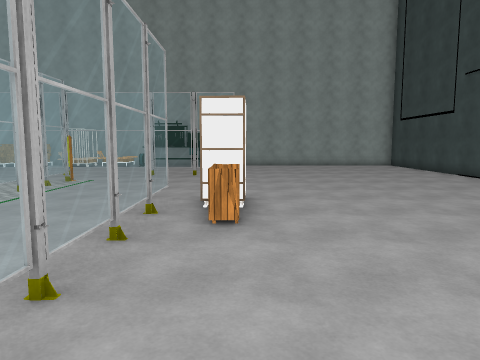
View 1 (above)

22 first-person views from a walk through a 3-D level made in the Unity game engine. The camera is 1.5 m above the floor, tilts 6° down and sees 70° across. The floor is counted in squares, 1 m on a side. Each view is taken from the middle of a square. On the plan, view 1 faces up. The plan holds only what a view shows up to about 16 squares ahead; the rest is blank. The place goes on beyond the plan. The player is left out. Some animated figures are left out. Door leaves are left out, so doorways stand open. Some surface patterns are stand-ins.

View 2
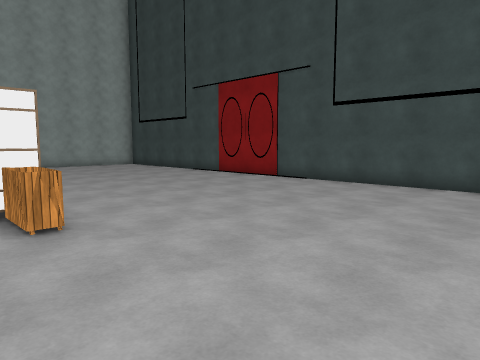

View 3
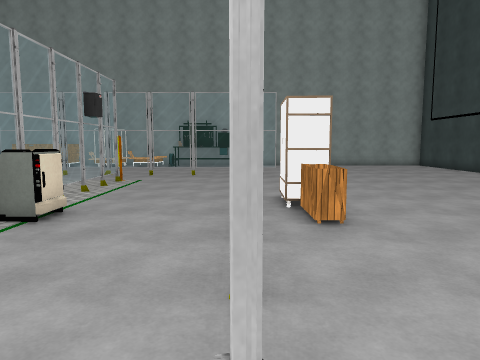

View 4
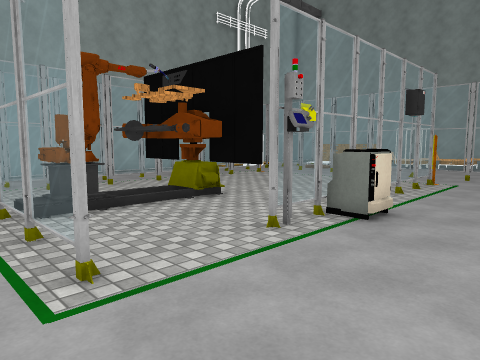

View 5
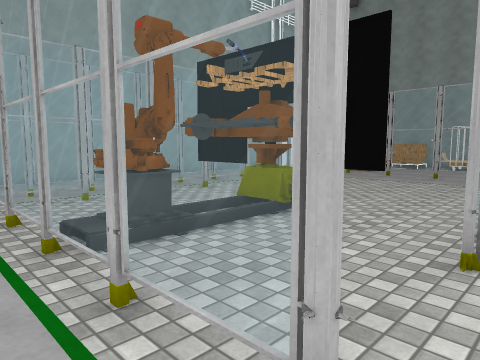

View 6
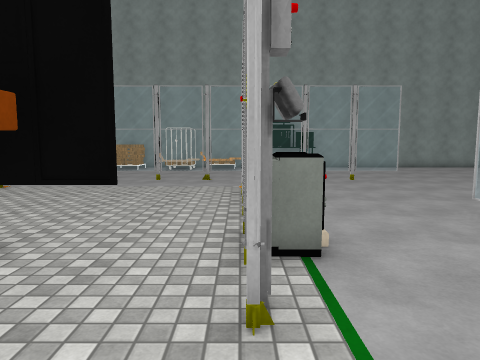

View 7
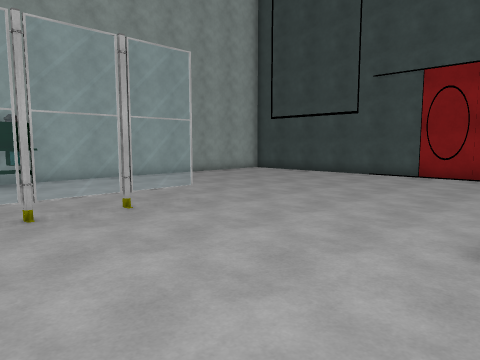

View 8
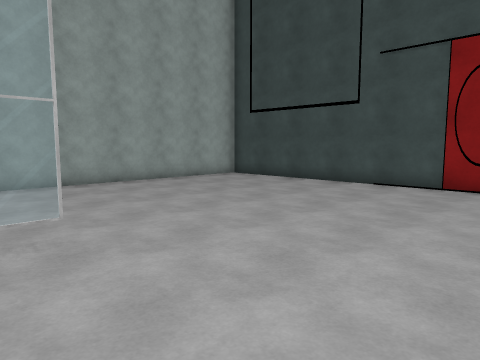

View 9
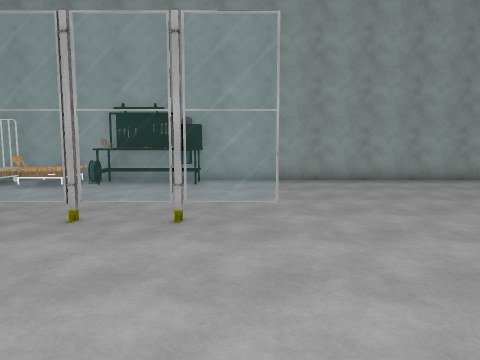

View 10
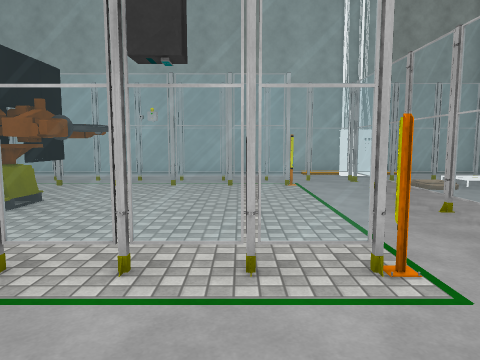

View 11
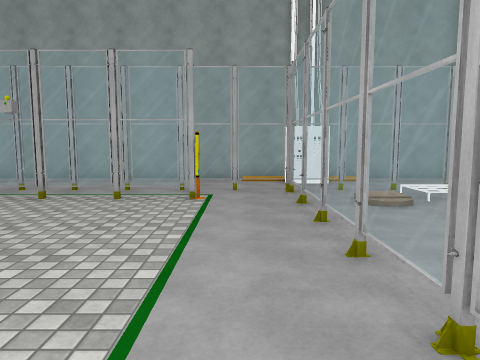

View 12
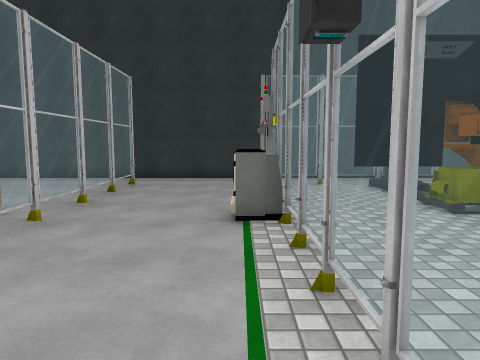

View 13
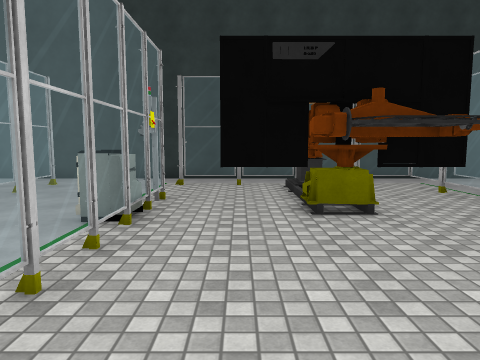

View 14
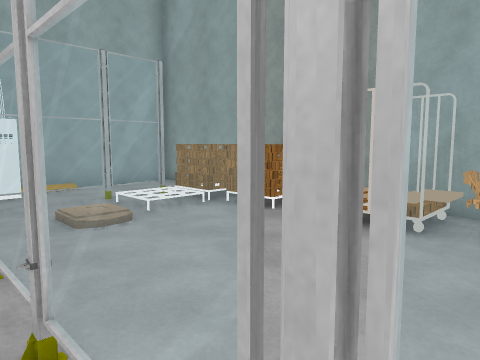

View 15
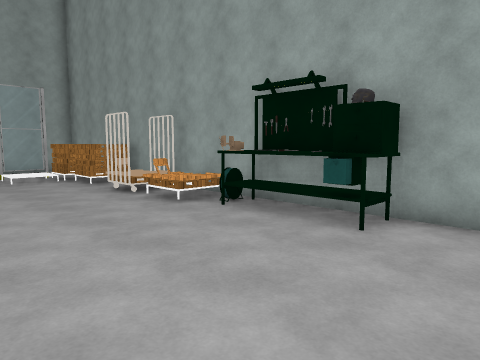

View 16
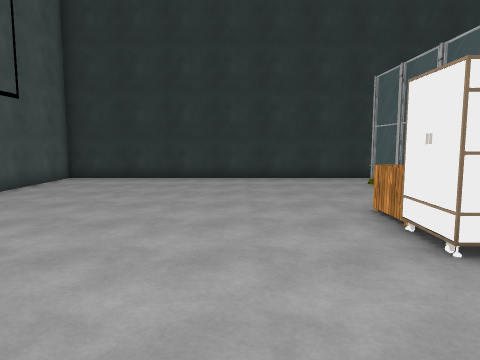

View 17
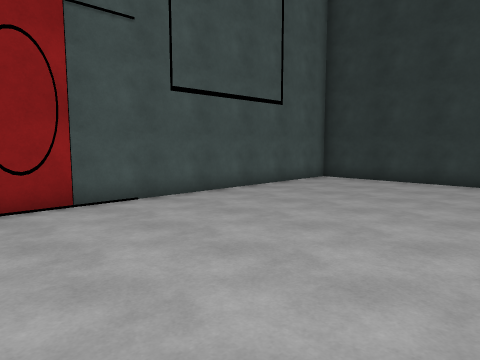

View 18
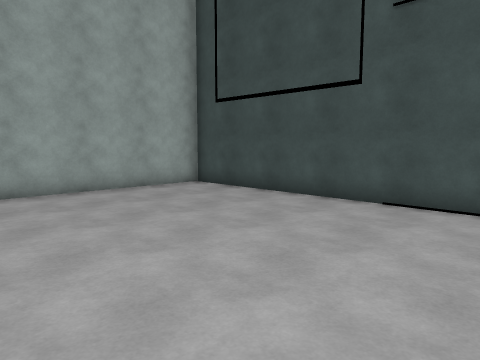

View 19
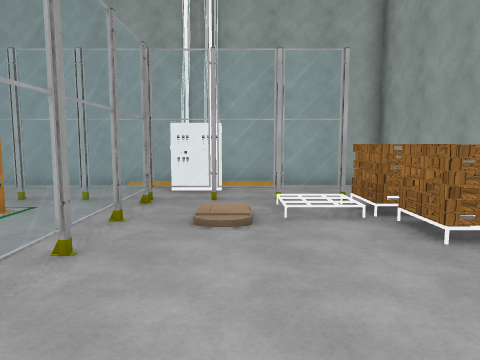

View 20
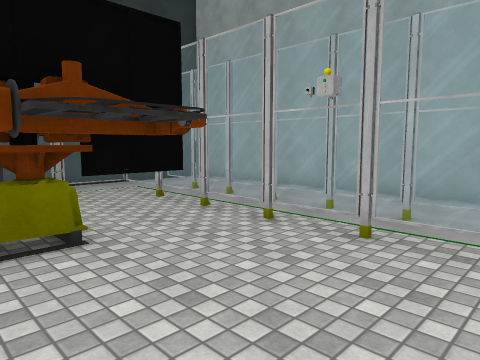

View 21
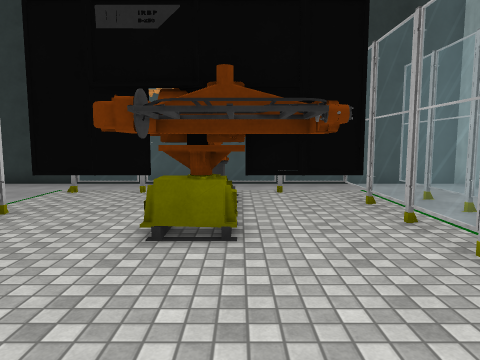

View 22
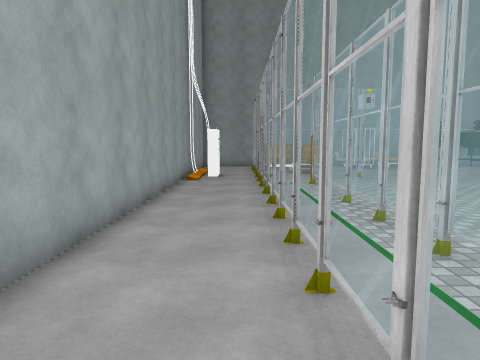

### Floor plan
Key: @ floor where view 1 was taken; # wall or solid block; x gap in a wall; . main floor; : floor 0.25 m higher than the main floor; / step, stairs or slope; = window, fence, low wall or low ledge; T thing the floor can be seen under or through; O other object.
Columns run from 21 left of view 1 to 11 right of it. Each row starts with its distance up from view 1.
 24 ######OOO########################
 23 #...OOOOOO#OOO#OOOO.............#
 22 #...#OO##.#O#...................#
 21 #...=//....O....................#
 20 #/..#//.........................#
 19 #:..=.:/........................#
 18 # #.=.//........................#
 17 #/#.=================...........#
 16 #/..=...........................#
 15 #/..=...........................#
 14 #...=...........................#
 13 #...#.=.......=.................#
 12 #...=.=.......=.................#
 11 #...=.=.......=.................#
 10 #...=.=.......=.................#
  9 #...=.=.......=....=O#..........#
  8 #...=.=...T...=....=#O..........#
  7 #...=.=.TTT...==...=.O..........#
  6 #...#.=xTTTTT =....=............#
  5 #...=.=. TTT..=....=............#
  4 #...=.=..TT........=............#
  3 #...=.=..TT........=............#
  2 #...=.=# TT. ......=............#
  1 #......===.=#==.................#
  0 #....................@..........#
 -1 ######  #########################

Positions as (right, up) in squares from view 1, and headings:
1: (0, 0), facing up
2: (-2, 0), facing up-right
3: (-2, 0), facing up
4: (-3, 0), facing up-left
5: (-6, 0), facing up-left
6: (-7, 2), facing up
7: (-6, 9), facing up-right
8: (-2, 11), facing up-right
9: (-1, 10), facing up
10: (-3, 12), facing left
11: (-6, 15), facing left
12: (-6, 14), facing down
13: (-9, 14), facing down
14: (-8, 16), facing up-left
15: (0, 17), facing up-left
16: (3, 14), facing down
17: (2, 13), facing down-right
18: (2, 13), facing up-right
19: (-8, 19), facing left
20: (-10, 12), facing down-left
21: (-12, 12), facing down
22: (-18, 1), facing up
